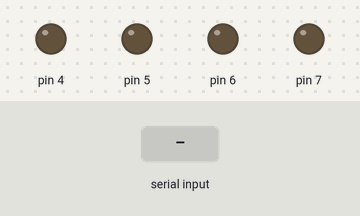
Bench run of a sketch on a simulated Arduino Uno, built with avr-gcc and run on an emulated ATmega328P. On the bench: output pins drawn as LEDs (lit = HIGH). Inputs (shaded band) come from the test bench.

Above: at 1.2 s.
1.3 s: "A" received over Serial
At 2.3 s:
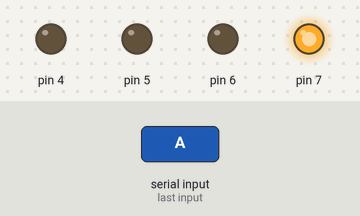
2.8 s: "B" received over Serial
At 3.4 s:
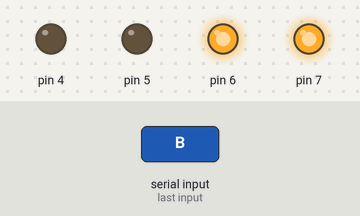
4.3 s: "C" received over Serial
At 5.5 s:
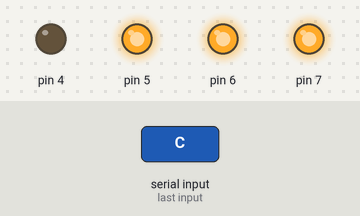
5.8 s: "D" received over Serial
At 6.9 s:
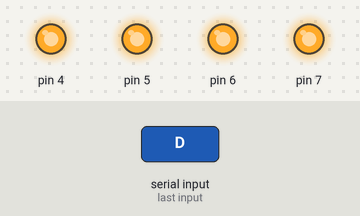
7.3 s: "E" received over Serial
At 8.0 s:
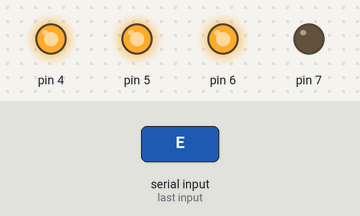
8.8 s: "F" received over Serial
At 9.2 s:
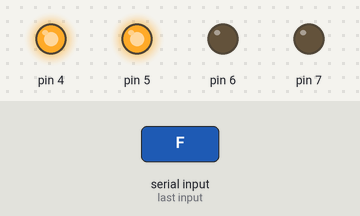
Timing chart, 0 to 11.3 s (numbered marks = the images above; inputs shaded):
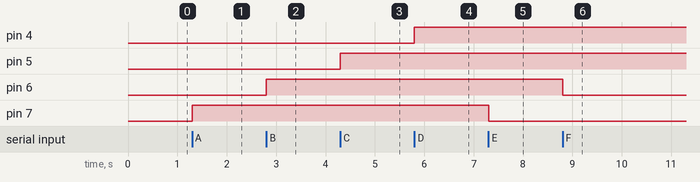

Measured:
- after the input at 1.3 s, pin 7: LOW → HIGH at once
- after the input at 2.8 s, pin 6: LOW → HIGH at once
- after the input at 4.3 s, pin 5: LOW → HIGH at once
- after the input at 5.8 s, pin 4: LOW → HIGH at once
- after the input at 7.3 s, pin 7: HIGH → LOW at once
- after the input at 8.8 s, pin 6: HIGH → LOW at once

The sketch:

codigo1.ino
```cpp
char m=0;
void setup()
{
  pinMode(4, OUTPUT);
  pinMode(5, OUTPUT);
  pinMode(6, OUTPUT);
  pinMode(7, OUTPUT);
  Serial.begin(9600);
}
void loop()
{
  if (Serial.available()>0)
  {
    m=Serial.read();

    if (m=='A')
      digitalWrite(7, HIGH);

    else if (m=='B')
      digitalWrite(6, HIGH);

    else if (m=='C')
      digitalWrite(5, HIGH);

    else if (m=='D')
      digitalWrite(4, HIGH);

    else if (m=='E')
      digitalWrite(7, LOW);

    else if (m=='F')
      digitalWrite(6, LOW);

    else if (m=='G')
      digitalWrite(5, LOW);

    else if (m=='H')
      digitalWrite(4, LOW);
  }
}
```
